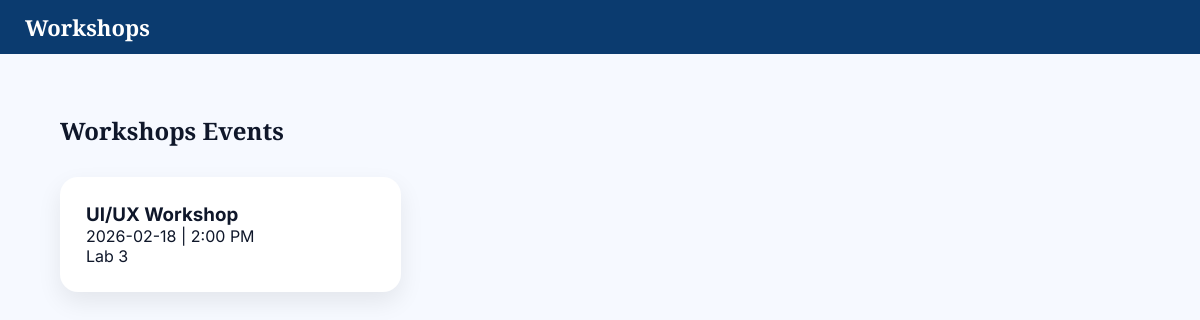
The app's page /category/Workshops, older data.
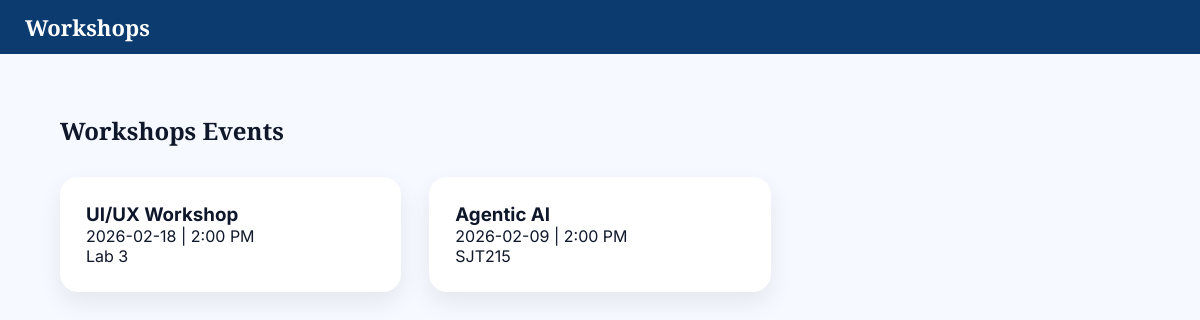
The same page, newer data.
### tables this page shows
CREATE TABLE events (
    id INTEGER PRIMARY KEY AUTOINCREMENT,
    title TEXT,
    category TEXT,
    date TEXT,
    time TEXT,
    venue TEXT,
    description TEXT,
    poster TEXT
);

### app.py (the view)
@app.route('/category/<category_name>')
def category_page(category_name):
    category_map = {
        "Culturals": "Cultural",
        "Technical Events": "Technical",
        "Workshops": "Workshop",
        "Value Added Courses": "Value-Added Course",
        "Sports": "Sports"
    }
    db_category = category_map.get(category_name, category_name)
    conn = sqlite3.connect("campuspulse.db")
    cursor = conn.cursor()
    cursor.execute("SELECT * FROM events WHERE category = ?", (db_category,))
    rows = cursor.fetchall()
    conn.close()
    events = []
    for row in rows:
        events.append({
            "id": row[0],
            "title": row[1],
            "category": row[2],
            "date": row[3],
            "time": row[4],
            "venue": row[5],
            "description": row[6],
            "poster": row[7]
        })
    return render_template("category.html", events=events, category=category_name)

### templates/category.html (shortened to what this page needs)
<!DOCTYPE html>
<html>
<head>
    <link rel="stylesheet" href="{{ url_for('static', filename='css/home.css') }}">
</head>
<body>
<header class="navbar">
    <div class="nav-left">
        <h1>{{ category }}</h1>
    </div>
</header>
<section class="featured">
    <h2>{{ category }} Events</h2>
    <div class="cards">
        {% for event in events %}
        <div class="card event-card"
             onclick="showEventDetails(
                '{{ event.title }}',
                '{{ event.category }}',
                '{{ event.date }}',
                '{{ event.time }}',
                '{{ event.venue }}',
                '{{ event.description }}',
                '{{ url_for('static', filename='images/' + event.poster) }}'
             )">
            <h3>{{ event.title }}</h3>
            <p>{{ event.date }} | {{ event.time }}</p>
            <p>{{ event.venue }}</p>
        </div>
        {% endfor %}
    </div>
</section>
</body>
</html>

Row changes from the older to the newer data that the page shows:
added events: title "Agentic AI", date "2026-02-09", time "2:00 PM", venue "SJT215"
